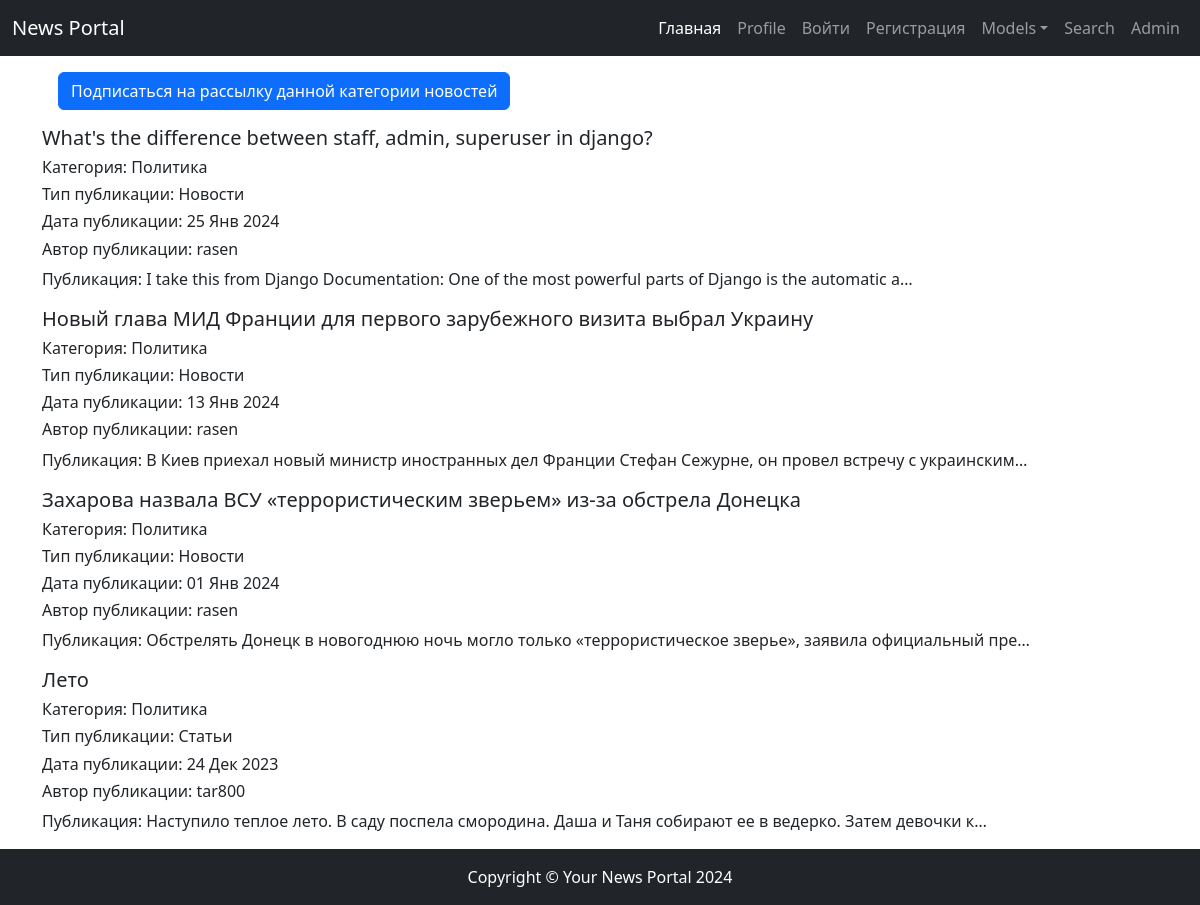
The app's page /categories/2 with its own data.
### news/models.py (models this page shows, shortened)
class Post(models.Model):
    news = 'NE'
    articles = 'AR'
    TYPES = [
        (news, 'Новости'),
        (articles, 'Статьи')
    ]
    author = models.ForeignKey(Author, on_delete=models.CASCADE)
    choice_types = models.CharField(max_length=2, choices=TYPES, default=news)
    time_in = models.DateTimeField(default=timezone.now)
    categories_post = models.ManyToManyField(Category, through='PostCategory')
    title = models.CharField(max_length=240, default='')
    content = models.TextField(blank=False)
    rate_new = models.IntegerField(default=0)

class Category(models.Model):
    category_name = models.CharField(max_length=200, unique=True)
    subscribers = models.ManyToManyField(User, related_name='categories')
    def __str__(self):
        return f'{self.category_name}'

class Author(models.Model):
    user = models.OneToOneField(User, on_delete=models.CASCADE)
    rating = models.IntegerField(default=0)

### news/views/category.py (the view)
# urls.py: path('categories/<int:pk>', CategoryDetailView.as_view(), name='category_detail'),
class CategoryDetailView(ListView):
    model = Post
    template_name = APP + "category_detail.html"
    context_object_name = "category_list"
    def get_queryset(self):
        self.category = get_object_or_404(Category, id=self.kwargs["pk"])
        queryset = Post.objects.filter(categories_post=self.category).order_by('-time_in')
        return queryset
    def get_context_data(self, **kwargs):
        context = super().get_context_data(**kwargs)
        context['is_not_subcriber'] = self.request.user not in self.category.subscribers.all()
        context['category_post_detail'] = self.category
        return context

### news/templates/news/category_detail.html (shortened to what this page needs)
{% extends 'default.html' %}
{% block content %}
    {% if not is_not_subscriber %}
    <div class="p-3">
        <a class="btn btn-primary" href="{{ category_post_detail.id }}/subscribe/" role="button">Подписаться на рассылку данной категории новостей</a>
    </div>
        {% for post in category_list %}
          <div class="mb-3">
                <h5>  {{ post.title|truncatechars:100 }} </h5>
                <h6>Категория: {{ category_post_detail }} </h6>
                <h6>Тип публикации: {{ post.get_choice_types_display }}</h6>
                <h6>Дата публикации: {{ post.time_in|date:'d M Y' }} </h6>
                <h6>Автор публикации: {{ post.author.user }} </h6>
                <span>Публикация: {{ post.content|truncatechars:100 }}</span>
          </div>
        {% endfor %}
    {% else %}
        <div class="p-3">
            <h4> Вы уже подписаны
                <a class="btn btn-primary" href="{{ category_post_detail.id }}/unsubscribe/" role="button">Отписаться от рассылки данной категории новостей</a>
            </h4>
        </div>
    {% endif %}
</div>
{% endblock content %}

### records on screen
Post: title "What's the difference between staff, admin, superuser in django?", choice_types "Новости", time_in "25 Янв 2024", author.user "rasen", content "I take this from Django Documentation: One of the most powerful parts of Django is the automatic a…"
Category: category_name "Политика"
Post: title "Новый глава МИД Франции для первого зарубежного визита выбрал Украину", choice_types "Новости", time_in "13 Янв 2024", author.user "rasen", content "В Киев приехал новый министр иностранных дел Франции Стефан Сежурне, он провел встречу с украинским…"
Post: title "Захарова назвала ВСУ «террористическим зверьем» из-за обстрела Донецка", choice_types "Новости", time_in "01 Янв 2024", author.user "rasen", content "Обстрелять Донецк в новогоднюю ночь могло только «террористическое зверье», заявила официальный пре…"
Post: title "Лето", choice_types "Статьи", time_in "24 Дек 2023", author.user "tar800", content "Наступило теплое лето. В саду поспела смородина. Даша и Таня собирают ее в ведерко. Затем девочки к…"
